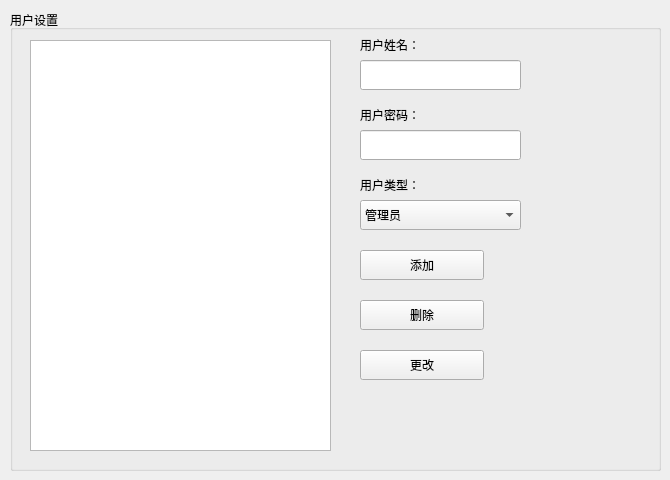
    <widget class="QWidget" name="page_5">
     <widget class="QGroupBox" name="gbox_user">
      <property name="geometry">
       <rect>
        <x>10</x>
        <y>10</y>
        <width>651</width>
        <height>461</height>
       </rect>
      </property>
      <property name="styleSheet">
       <string notr="true"/>
      </property>
      <property name="title">
       <string>用户设置</string>
      </property>
      <property name="flat">
       <bool>false</bool>
      </property>
      <widget class="QListWidget" name="listUser">
       <property name="geometry">
        <rect>
         <x>20</x>
         <y>30</y>
         <width>301</width>
         <height>411</height>
        </rect>
       </property>
      </widget>
      <widget class="QLineEdit" name="txtUserName">
       <property name="geometry">
        <rect>
         <x>350</x>
         <y>50</y>
         <width>161</width>
         <height>30</height>
        </rect>
       </property>
      </widget>
      <widget class="QLineEdit" name="txtUserPwd">
       <property name="geometry">
        <rect>
         <x>350</x>
         <y>120</y>
         <width>161</width>
         <height>30</height>
        </rect>
       </property>
      </widget>
      <widget class="QLabel" name="label_40">
       <property name="geometry">
        <rect>
         <x>350</x>
         <y>20</y>
         <width>150</width>
         <height>30</height>
        </rect>
       </property>
       <property name="text">
        <string>用户姓名：</string>
       </property>
      </widget>
      <widget class="QLabel" name="label_41">
       <property name="geometry">
        <rect>
         <x>350</x>
         <y>90</y>
         <width>150</width>
         <height>30</height>
        </rect>
       </property>
       <property name="text">
        <string>用户密码：</string>
       </property>
      </widget>
      <widget class="QLabel" name="label_42">
       <property name="geometry">
        <rect>
         <x>350</x>
         <y>160</y>
         <width>150</width>
         <height>30</height>
        </rect>
       </property>
       <property name="text">
        <string>用户类型：</string>
       </property>
      </widget>
      <widget class="QComboBox" name="comboBox_UserType">
       <property name="geometry">
        <rect>
         <x>350</x>
         <y>190</y>
         <width>161</width>
         <height>30</height>
        </rect>
       </property>
       <item>
        <property name="text">
         <string>管理员</string>
        </property>
       </item>
       <item>
        <property name="text">
         <string>普通用户</string>
        </property>
       </item>
      </widget>
      <widget class="QPushButton" name="btn_addUser">
       <property name="geometry">
        <rect>
         <x>350</x>
         <y>240</y>
         <width>124</width>
         <height>30</height>
        </rect>
       </property>
       <property name="text">
        <string>添加</string>
       </property>
       <property name="iconSize">
        <size>
         <width>120</width>
         <height>40</height>
        </size>
       </property>
      </widget>
      <widget class="QPushButton" name="btn_deleteUser">
       <property name="geometry">
        <rect>
         <x>350</x>
         <y>290</y>
         <width>124</width>
         <height>30</height>
        </rect>
       </property>
       <property name="text">
        <string>删除</string>
       </property>
       <property name="iconSize">
        <size>
         <width>120</width>
         <height>40</height>
        </size>
       </property>
      </widget>
      <widget class="QPushButton" name="btn_updateUser">
       <property name="geometry">
        <rect>
         <x>350</x>
         <y>340</y>
         <width>124</width>
         <height>30</height>
        </rect>
       </property>
       <property name="text">
        <string>更改</string>
       </property>
       <property name="iconSize">
        <size>
         <width>120</width>
         <height>40</height>
        </size>
       </property>
      </widget>
     </widget>
    </widget>
